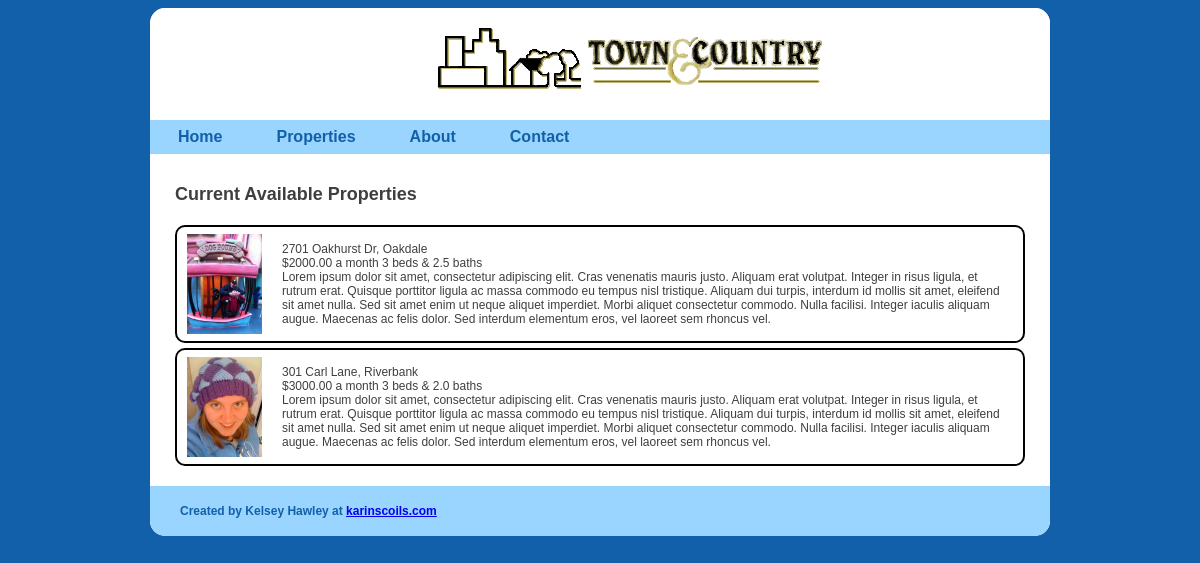
/properties/, run on an earlier commit of the app's database.
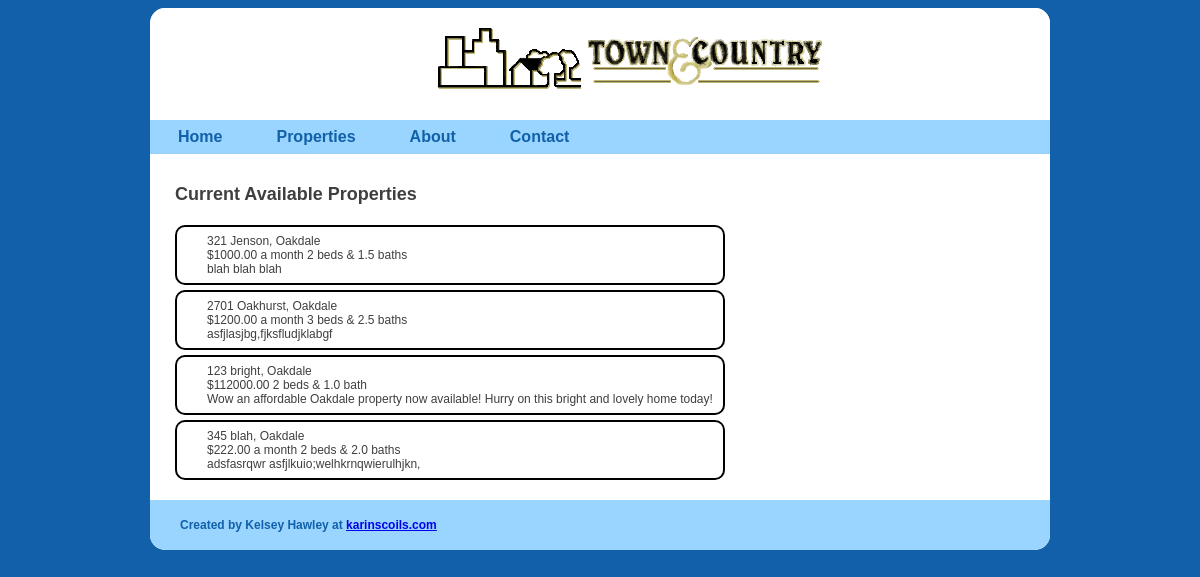
And on a later commit of the database.
### properties/models.py (models this page shows, shortened)
class Photo (models.Model):
    home = models.ForeignKey(Home)
    name = models.CharField(max_length = 50)
    img = models.ImageField(upload_to='photos/homes/')#+Homes.city+'/'+Homes.str_addr)

class Home (models.Model):
    str_addr = models.CharField(max_length=50)
    city_choices=(('Oakdale', 'Oakdale'), ('Riverbank', 'Riverbank'), ('Modesto', 'Modesto'), ('Escalon', 'Escalon'),)
    city = models.CharField(max_length=20, choices=city_choices)
    price = models.DecimalField(max_digits=10, decimal_places=2)
    beds = models.IntegerField()
    baths = models.DecimalField(max_digits=3, decimal_places=1)
    description = models.TextField()
    h_types = (('duplex', 'duplex'), ('apt', 'apartment'), ('house', 'house'),)
    house_type = models.CharField(max_length=10, choices=h_types)
    type_choices = (('rental', 'rental'), ('for sale', 'for sale'),)
    type = models.CharField(max_length=10, choices=type_choices)

### properties/views.py (the view)
def index(request):
    properties_list= Home.objects.all()
    photo_list = Photo.objects.all()
    return render_to_response('properties/index.html',{'properties_list' : properties_list, 'photo_list': photo_list,})

### templates/properties/index.html (shortened to what this page needs)
{% extends "base.html" %}
{% block main %}
<h2>Current Available Properties</h2>
<table class="prop_table" id="prop_table">
	{% for prop in properties_list %}
	<tr><th>
		{% for photo in photo_list %}
			{% if prop.id == photo.home.id %}
				<img style="" src="{{photo.img.url}}" height="100">
			{% endif%}
		{% endfor %}</th>
		<td>{{prop.str_addr}}, {{prop.city}}<br>
		${{prop.price}} {%if prop.type == 'rental' %}a month{% endif %}  {{prop.beds}} bed{%if prop.beds > 1%}s{%endif%} & {{prop.baths}} bath{%if prop.baths > 1%}s{% endif%}<br>
		{{prop.description}}
	</td></tr>
	{% endfor %}
</table>
{% endblock %}

What changed in the data, as far as the page shows it:
removed Photo: img (picture), shown under Home "2701 Oakhurst Dr"
removed Photo: img (picture), shown under Home "301 Carl Lane"
changed Home: str_addr "2701 Oakhurst Dr" → "321 Jenson"; price "2000.00" → "1000.00"; beds "3" → "2"; baths "2.5" → "1.5"; description "Lorem ipsum dolor sit amet, consectetur adipiscing elit. Cras venenatis mauris justo. Aliquam erat volutpat. Integer in risus ligula, et rutrum erat. Quisque porttitor ligula ac massa commodo eu tempus nisl tristique. Aliquam dui turpis, interdum id mollis sit amet, eleifend sit amet nulla. Sed sit amet enim ut neque aliquet imperdiet. Morbi aliquet consectetur commodo. Nulla facilisi. Integer iaculis aliquam augue. Maecenas ac felis dolor. Sed interdum elementum eros, vel laoreet sem rhoncus vel." → "blah blah blah"
changed Home: str_addr "301 Carl Lane" → "2701 Oakhurst"; city "Riverbank" → "Oakdale"; price "3000.00" → "1200.00"; baths "2.0" → "2.5"; description "Lorem ipsum dolor sit amet, consectetur adipiscing elit. Cras venenatis mauris justo. Aliquam erat volutpat. Integer in risus ligula, et rutrum erat. Quisque porttitor ligula ac massa commodo eu tempus nisl tristique. Aliquam dui turpis, interdum id mollis sit amet, eleifend sit amet nulla. Sed sit amet enim ut neque aliquet imperdiet. Morbi aliquet consectetur commodo. Nulla facilisi. Integer iaculis aliquam augue. Maecenas ac felis dolor. Sed interdum elementum eros, vel laoreet sem rhoncus vel." → "asfjlasjbg,fjksfludjklabgf"
added Home: str_addr "123 bright", city "Oakdale", price "112000.00", beds "2", baths "1.0", description "Wow an affordable Oakdale property now available! Hurry on this bright and lovely home today!"
added Home: str_addr "345 blah", city "Oakdale", price "222.00", type "a month", beds "2", baths "2.0", description "adsfasrqwr asfjlkuio;welhkrnqwierulhjkn,"
